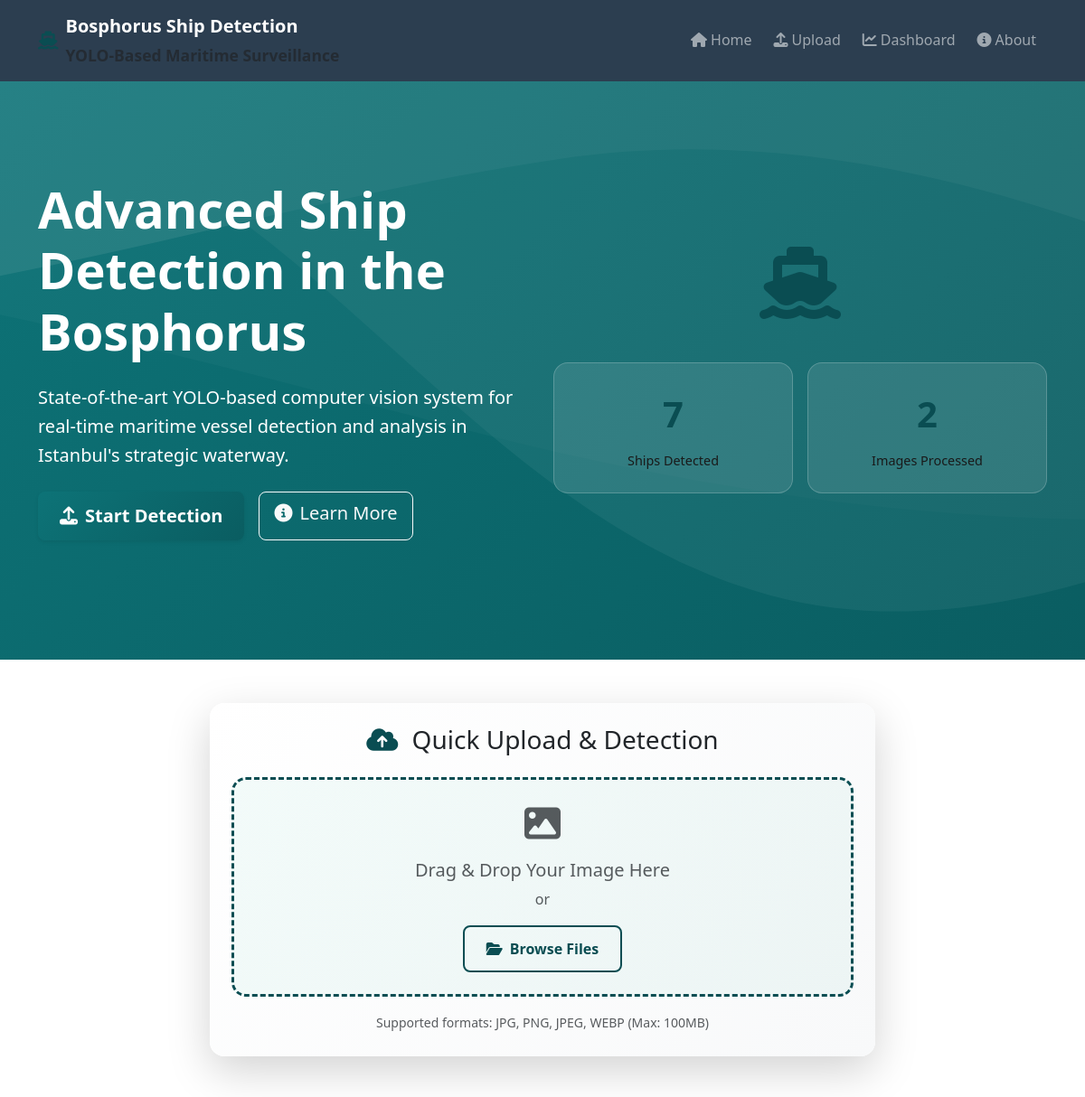
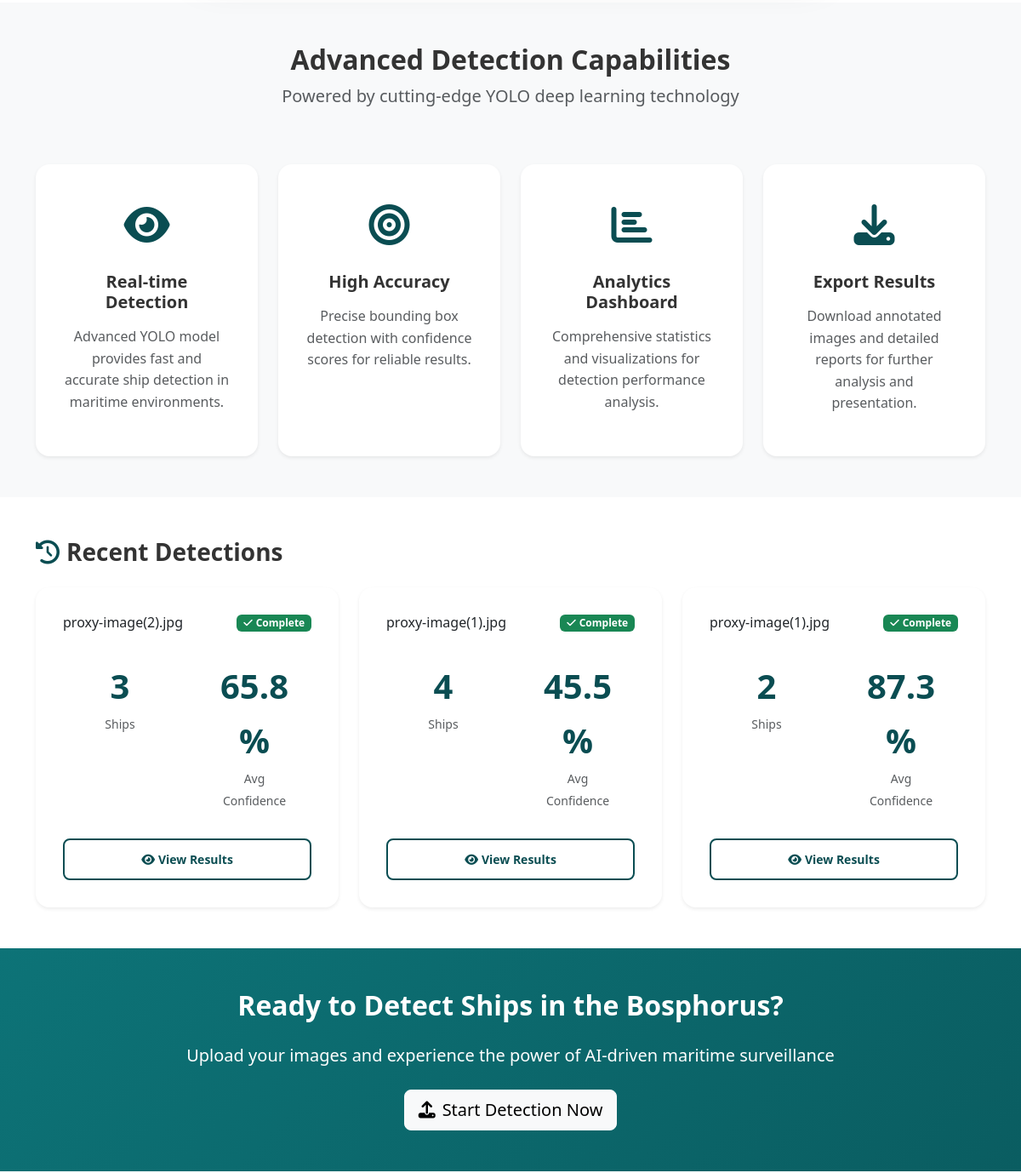
Before: / (upper part) with the older database file (2 pictures, top to bottom).
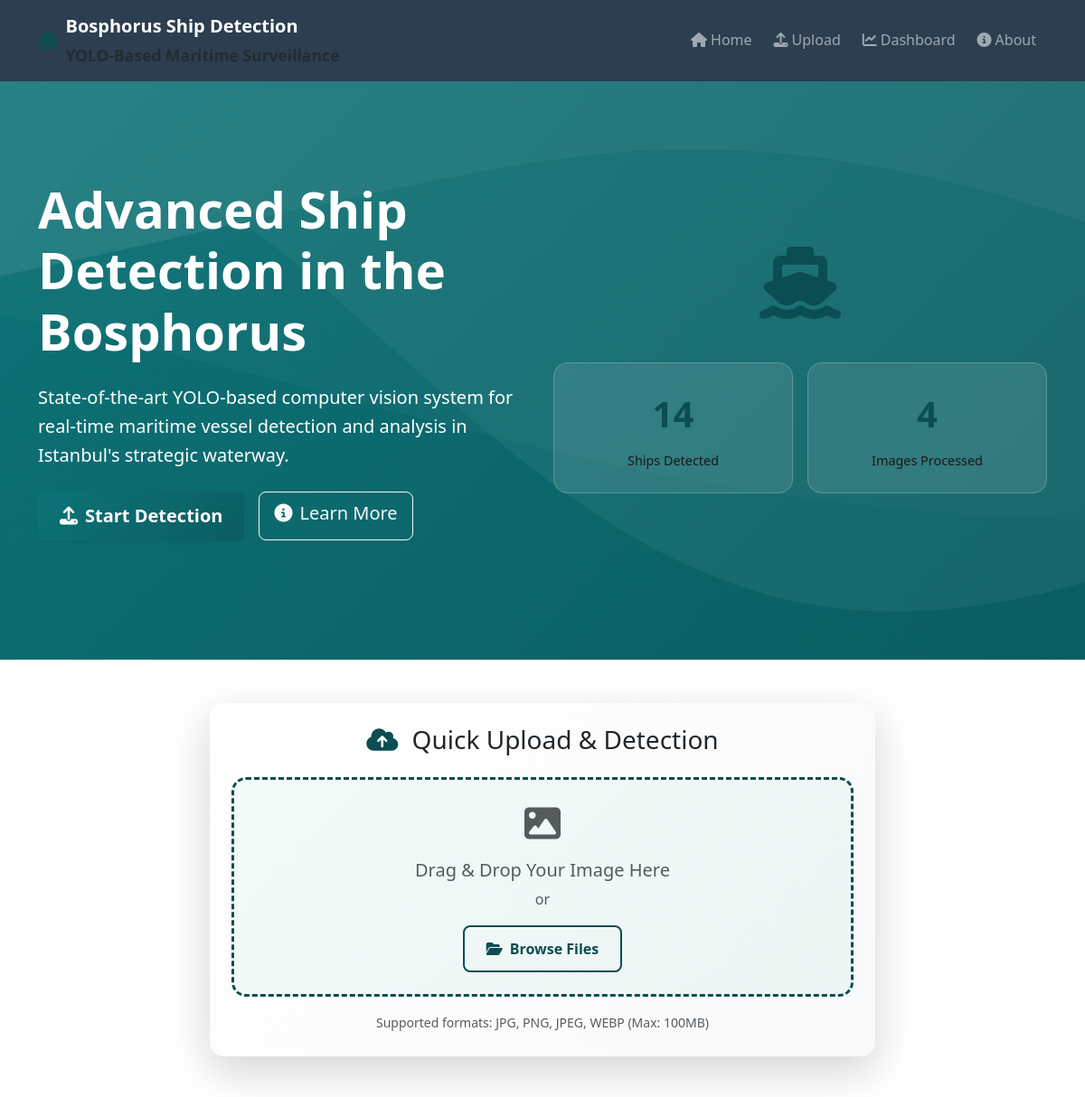
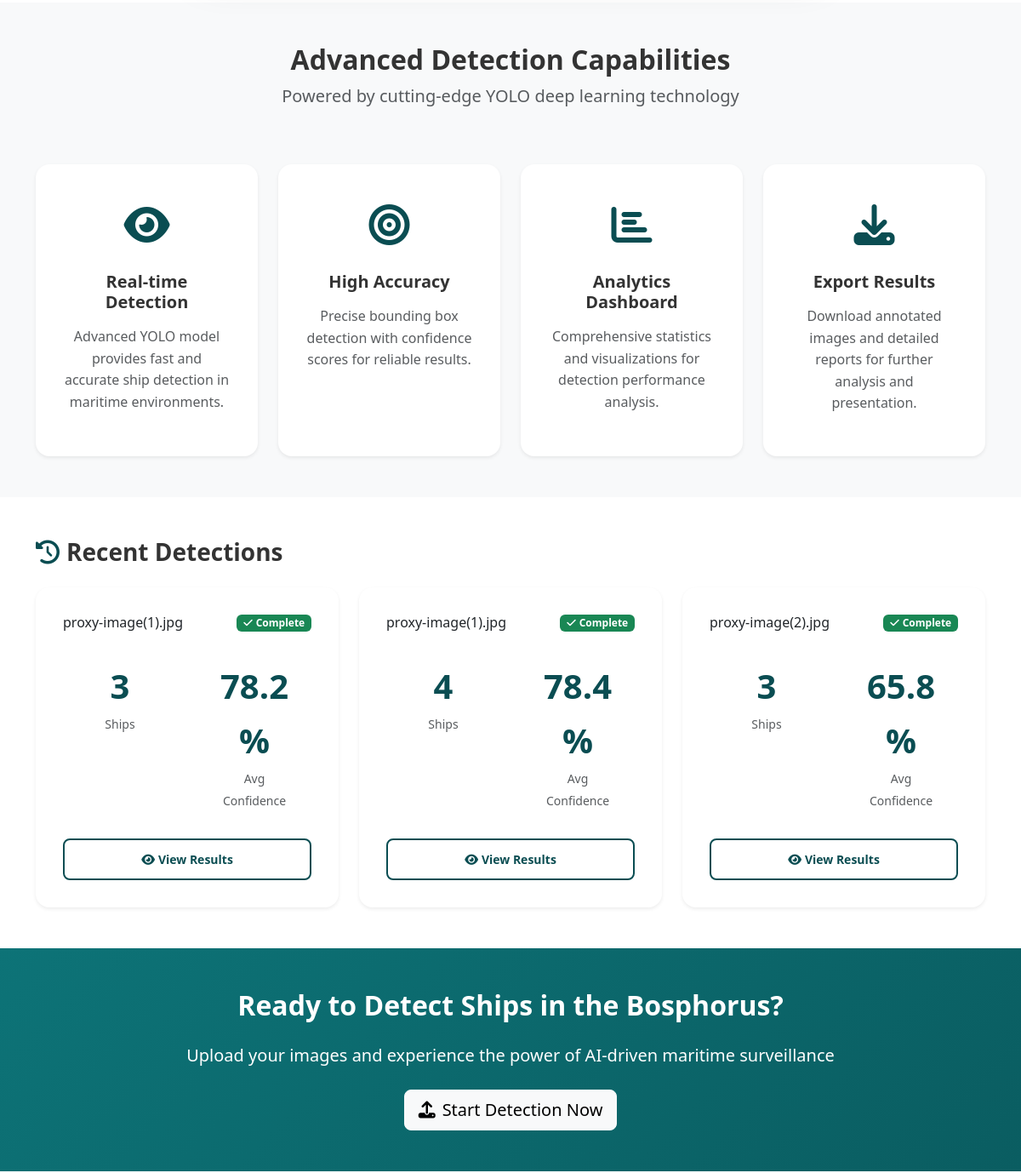
After: the same page with the newer database file (2 pictures, top to bottom).
### models.py (models this page shows, shortened)
class DetectionStatistics(db.Model):
    id = db.Column(db.Integer, primary_key=True)
    date = db.Column(db.Date, default=datetime.utcnow().date)
    total_images_processed = db.Column(db.Integer, default=0)
    total_ships_detected = db.Column(db.Integer, default=0)
    average_confidence = db.Column(db.Float, default=0.0)
    vessel_type_counts = db.Column(JSON)  # Dictionary of vessel types and counts

class DetectionJob(db.Model):
    id = db.Column(db.Integer, primary_key=True)
    filename = db.Column(db.String(255), nullable=False)
    original_filename = db.Column(db.String(255), nullable=False)
    upload_time = db.Column(db.DateTime, default=datetime.utcnow)
    processing_time = db.Column(db.Float)  # Time in seconds
    status = db.Column(db.String(50), default='pending')  # pending, processing, completed, failed
    error_message = db.Column(Text)
    ship_count = db.Column(db.Integer, default=0)
    confidence_scores = db.Column(JSON)  # List of confidence scores
    bounding_boxes = db.Column(JSON)  # List of bounding box coordinates
    vessel_types = db.Column(JSON)  # List of detected vessel types
    result_image_path = db.Column(db.String(255))
    processed_image_path = db.Column(db.String(255))

### routes.py (the view)
@app.route('/')
def index():
    recent_stats = DetectionStatistics.query.order_by(DetectionStatistics.date.desc()).first()
    recent_jobs = DetectionJob.query.filter_by(status='completed').order_by(DetectionJob.upload_time.desc()).limit(3).all()
    return render_template('index.html',
                         stats=recent_stats,
                         recent_jobs=recent_jobs)

### templates/index.html (shortened to what this page needs)
{% extends "base.html" %}
{% block content %}
<section class="hero-section bg-gradient-ocean text-white">
    <div class="container">
        <div class="row align-items-center min-vh-75">
            <div class="col-lg-6">
                <div class="hero-content">
                    <h1 class="display-4 fw-bold mb-4 fade-in">
                        Advanced Ship Detection
                        <span class="text-light">in the Bosphorus</span>
                    </h1>
                    <p class="lead mb-4 fade-in-delay">
                        State-of-the-art YOLO-based computer vision system for real-time maritime vessel
                        detection and analysis in Istanbul's strategic waterway.
                    </p>
                    <div class="d-flex gap-3 mb-4 fade-in-delay-2">
                        <a href="{{ url_for('upload_page') }}" class="btn btn-ocean btn-lg">
                            <i class="fas fa-upload me-2"></i>Start Detection
                        </a>
                        <a href="{{ url_for('about') }}" class="btn btn-outline-light btn-lg">
                            <i class="fas fa-info-circle me-2"></i>Learn More
                        </a>
                    </div>
                </div>
            </div>
            <div class="col-lg-6">
                <div class="hero-visual text-center fade-in-delay-3">
                    <div class="detection-preview">
                        <i class="fas fa-ship display-1 text-ocean mb-3"></i>
                        <div class="stats-grid">
                            {% if stats %}
                            <div class="stat-card">
                                <div class="stat-number">{{ stats.total_ships_detected or 0 }}</div>
                                <div class="stat-label">Ships Detected</div>
                            </div>
                            <div class="stat-card">
                                <div class="stat-number">{{ stats.total_images_processed or 0 }}</div>
                                <div class="stat-label">Images Processed</div>
                            </div>
                            {% endif %}
                        </div>
                    </div>
                </div>
            </div>
        </div>
    </div>
</section>
<section class="py-5">
    <div class="container">
        <div class="row justify-content-center">
            <div class="col-lg-8">
                <div class="card shadow-lg border-0 upload-quick-card">
                    <div class="card-body p-4">
                        <h3 class="text-center mb-4">
                            <i class="fas fa-cloud-upload-alt text-ocean me-2"></i>
                            Quick Upload & Detection
                        </h3>
                        <div id="quickUploadZone" class="upload-zone text-center p-4 mb-3">
                            <i class="fas fa-image display-6 text-muted mb-3"></i>
                            <h5 class="text-muted mb-2">Drag & Drop Your Image Here</h5>
                            <p class="text-muted mb-3">or</p>
                            <button class="btn btn-outline-ocean">
                                <i class="fas fa-folder-open me-2"></i>Browse Files
                            </button>
                        </div>
                        <div class="text-center">
                            <small class="text-muted">
                                Supported formats: JPG, PNG, JPEG, WEBP (Max: 100MB)
                            </small>
                        </div>
                    </div>
                </div>
            </div>
        </div>
    </div>
</section>
<section class="py-5 bg-light">
    <div class="container">
        <div class="row">
            <div class="col-12 text-center mb-5">
                <h2 class="fw-bold">Advanced Detection Capabilities</h2>
                <p class="lead text-muted">Powered by cutting-edge YOLO deep learning technology</p>
            </div>
        </div>
        <div class="row g-4">
            <div class="col-md-6 col-lg-3">
                <div class="feature-card text-center h-100">
                    <div class="feature-icon mb-3">
                        <i class="fas fa-eye text-ocean"></i>
                    </div>
                    <h5 class="fw-bold mb-3">Real-time Detection</h5>
                    <p class="text-muted">Advanced YOLO model provides fast and accurate ship detection in maritime environments.</p>
                </div>
            </div>
            <div class="col-md-6 col-lg-3">
                <div class="feature-card text-center h-100">
                    <div class="feature-icon mb-3">
                        <i class="fas fa-bullseye text-ocean"></i>
                    </div>
                    <h5 class="fw-bold mb-3">High Accuracy</h5>
                    <p class="text-muted">Precise bounding box detection with confidence scores for reliable results.</p>
                </div>
            </div>
            <div class="col-md-6 col-lg-3">
                <div class="feature-card text-center h-100">
                    <div class="feature-icon mb-3">
                        <i class="fas fa-chart-bar text-ocean"></i>
                    </div>
                    <h5 class="fw-bold mb-3">Analytics Dashboard</h5>
                    <p class="text-muted">Comprehensive statistics and visualizations for detection performance analysis.</p>
                </div>
            </div>
            <div class="col-md-6 col-lg-3">
                <div class="feature-card text-center h-100">
                    <div class="feature-icon mb-3">
                        <i class="fas fa-download text-ocean"></i>
                    </div>
                    <h5 class="fw-bold mb-3">Export Results</h5>
                    <p class="text-muted">Download annotated images and detailed reports for further analysis and presentation.</p>
                </div>
            </div>
        </div>
    </div>
</section>
{% if recent_jobs %}
<section class="py-5">
    <div class="container">
        <div class="row">
            <div class="col-12">
                <h3 class="fw-bold mb-4">
                    <i class="fas fa-history me-2 text-ocean"></i>Recent Detections
                </h3>
            </div>
        </div>
        <div class="row g-4">
            {% for job in recent_jobs %}
            <div class="col-md-6 col-lg-4">
                <div class="card shadow-sm border-0 result-card">
                    <div class="card-body">
                        <div class="d-flex justify-content-between align-items-start mb-3">
                            <h6 class="card-title mb-0 text-truncate">{{ job.original_filename }}</h6>
                            <span class="badge bg-success">
                                <i class="fas fa-check me-1"></i>Complete
                            </span>
                        </div>
                        <div class="row text-center mb-3">
                            <div class="col-6">
                                <div class="result-stat">
                                    <div class="stat-number text-ocean">{{ job.ship_count or 0 }}</div>
                                    <small class="text-muted">Ships</small>
                                </div>
                            </div>
                            <div class="col-6">
                                <div class="result-stat">
                                    <div class="stat-number text-ocean">
                                        {% if job.confidence_scores %}
                                            {{ "%.1f"|format(job.confidence_scores|sum / job.confidence_scores|length * 100) }}%
                                        {% else %}
                                            0%
                                        {% endif %}
                                    </div>
                                    <small class="text-muted">Avg Confidence</small>
                                </div>
                            </div>
                        </div>
                        <div class="d-grid">
                            <a href="{{ url_for('results', job_id=job.id) }}" class="btn btn-outline-ocean btn-sm">
                                <i class="fas fa-eye me-1"></i>View Results
                            </a>
                        </div>
                    </div>
                </div>
            </div>
            {% endfor %}
        </div>
    </div>
</section>
{% endif %}
<section class="py-5 bg-gradient-ocean text-white">
    <div class="container text-center">
        <h2 class="fw-bold mb-4">Ready to Detect Ships in the Bosphorus?</h2>
        <p class="lead mb-4">Upload your images and experience the power of AI-driven maritime surveillance</p>
        <a href="{{ url_for('upload_page') }}" class="btn btn-light btn-lg">
            <i class="fas fa-upload me-2"></i>Start Detection Now
        </a>
    </div>
</section>
{% endblock %}

### templates/base.html (shortened to what this page needs)
<!DOCTYPE html>
<html lang="en">
<head>
    <link href="https://cdn.jsdelivr.net/npm/bootstrap@5.3.0/dist/css/bootstrap.min.css" rel="stylesheet">
    <link href="https://cdnjs.cloudflare.com/ajax/libs/font-awesome/6.4.0/css/all.min.css" rel="stylesheet">
    <link href="{{ url_for('static', filename='css/style.css') }}" rel="stylesheet">
</head>
<body>
    <nav class="navbar navbar-expand-lg navbar-dark bg-navy sticky-top">
        <div class="container">
            <a class="navbar-brand d-flex align-items-center" href="{{ url_for('index') }}">
                <i class="fas fa-ship me-2 text-ocean"></i>
                <div>
                    <div class="fw-bold">Bosphorus Ship Detection</div>
                    <small class="text-muted">YOLO-Based Maritime Surveillance</small>
                </div>
            </a>
            <div class="collapse navbar-collapse" id="navbarNav">
                <ul class="navbar-nav ms-auto">
                    <li class="nav-item">
                        <a class="nav-link" href="{{ url_for('index') }}">
                            <i class="fas fa-home me-1"></i>Home
                        </a>
                    </li>
                    <li class="nav-item">
                        <a class="nav-link" href="{{ url_for('upload_page') }}">
                            <i class="fas fa-upload me-1"></i>Upload
                        </a>
                    </li>
                    <li class="nav-item">
                        <a class="nav-link" href="{{ url_for('dashboard') }}">
                            <i class="fas fa-chart-line me-1"></i>Dashboard
                        </a>
                    </li>
                    <li class="nav-item">
                        <a class="nav-link" href="{{ url_for('about') }}">
                            <i class="fas fa-info-circle me-1"></i>About
                        </a>
                    </li>
                </ul>
            </div>
        </div>
    </nav>
    <main>
        {% block content %}{% endblock %}
    </main>
</body>
</html>

Changed rows visible on the page:
no longer on this page (row unchanged): DetectionJob: original_filename "proxy-image(1).jpg", ship_count "4", confidence_scores|sum "45.5"
no longer on this page (row unchanged): DetectionJob: original_filename "proxy-image(1).jpg", ship_count "2", confidence_scores|sum "87.3"
changed DetectionStatistics: total_ships_detected "7" → "14"; total_images_processed "2" → "4"
added DetectionJob: original_filename "proxy-image(1).jpg", ship_count "3", confidence_scores|sum "78.2"
added DetectionJob: original_filename "proxy-image(1).jpg", ship_count "4", confidence_scores|sum "78.4"
